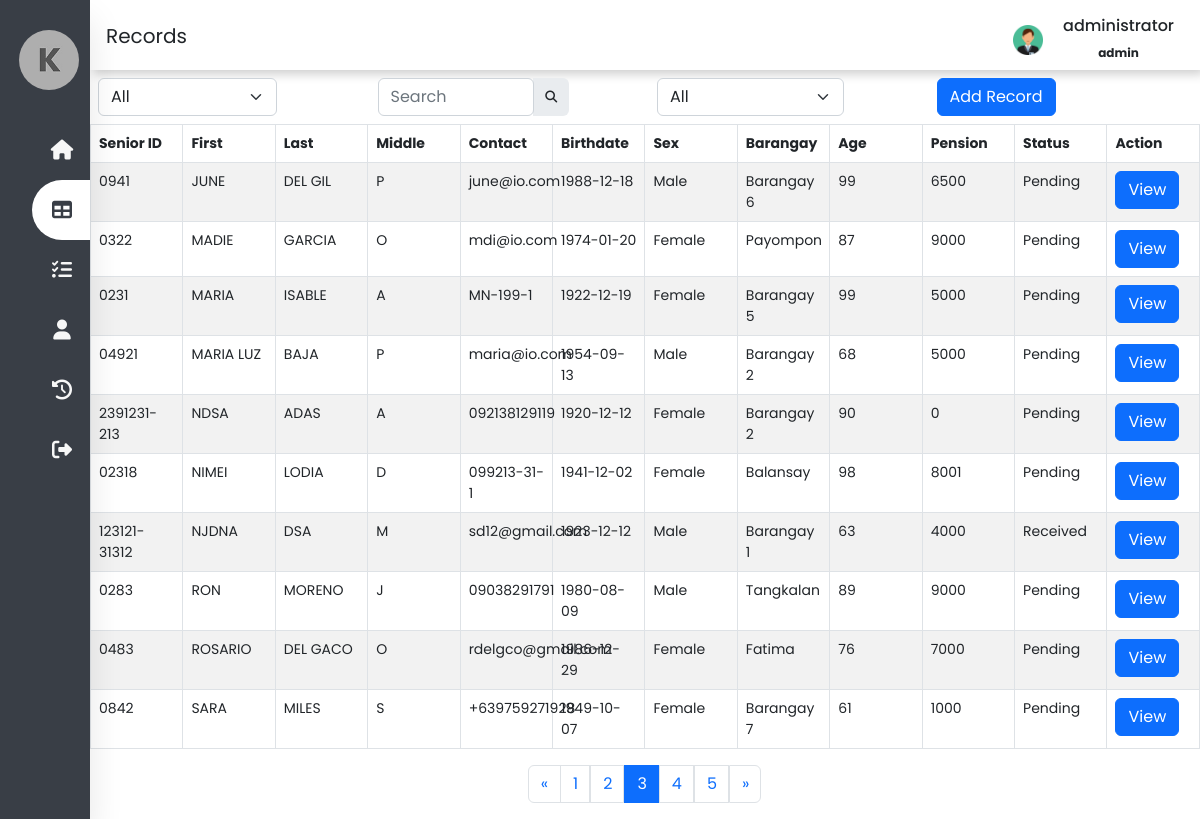
/deprecated/records.php?page=3 (signed in), run on the app's committed database.
### tables this page shows
CREATE TABLE `tbl_records` (
  `id` int(11) NOT NULL,
  `uid` varchar(150) NOT NULL,
  `fx_id` varchar(50) NOT NULL,
  `fx_firstname` varchar(50) NOT NULL,
  `fx_lastname` varchar(50) NOT NULL,
  `fx_middlename` varchar(50) NOT NULL,
  `fx_contact` varchar(150) NOT NULL,
  `fd_birthdate` date NOT NULL,
  `fx_gender` varchar(50) NOT NULL,
  `fx_barangay` varchar(150) NOT NULL,
  `fn_age` int(3) NOT NULL,
  `fn_pension` bigint(50) NOT NULL,
  `fn_status` varchar(50) NOT NULL,
  `life_status` varchar(150) NOT NULL,
  `fd_pension` date NOT NULL,
  `account_status` varchar(150) NOT NULL,
  `fx_pwd` varchar(50) NOT NULL,
  `fd_started` date NOT NULL,
  `fx_remarks` varchar(150) NOT NULL,
  `fd_remarks` date NOT NULL,
  `fx_remove` varchar(10) NOT NULL
);

### deprecated/records.php (the view, shortened to what this page needs)
<?php
include('conn/connection.php');
$limit = isset($_SESSION['records-limit']) ? $_SESSION['records-limit'] : 10;
$page = isset($_GET['page']) ? $_GET['page'] : 1;
$paginationStart = ($page - 1) * $limit;
$records = $conn->query("SELECT * FROM tbl_records ORDER BY `tbl_records`.`fx_firstname` ASC LIMIT $paginationStart, $limit");
$allrecords = $records->fetch_all(MYSQLI_ASSOC);
$sql = $conn->query("SELECT count(id) AS id FROM tbl_records");
$custCount = $sql->fetch_all(MYSQLI_ASSOC);
$allRecrods = $custCount[0]['id'];
$totoalPages = ceil($allRecrods / $limit);
$prev = $page - 1;
$next = $page + 1;
if (isset($_SESSION['user_id']) && isset($_SESSION['user_name'])) {
?>
<!DOCTYPE html>
<html lang="en">
<head>
    <link href="https://cdn.jsdelivr.net/npm/bootstrap@5.2.2/dist/css/bootstrap.min.css" rel="stylesheet">
    <link rel="stylesheet" type="text/css" href="css/g_style.css">
    <link rel="stylesheet" type="text/css" href="css/records_style.css">
    <link rel="stylesheet" href="https://cdnjs.cloudflare.com/ajax/libs/font-awesome/6.2.0/css/all.min.css">
</head>
<body>
    <nav class="side-nav">
        <ul>
            <li>
                <a href="#" class="logo">
                    <img src="media/logo.jpg" alt="logo">
                </a>
            </li>
            <li><a href="dashboard.php" id="nav-list">
                    <i class="fas fa-home"></i>
                </a></li>
            <li><a href="#" class="active" id="nav-list">
                    <i class="fas fa-table"></i>
                </a></li>
            <li><a href="reports.php" id="nav-list">
                    <i class="fas fa-tasks"></i>
                </a></li>
            <li><a href="#" id="nav-list">
                    <i class="fas fa-user"></i>
                </a></li>
            <li><a href="activities.php" id="nav-list">
                    <i class="fas fa-solid fa-clock-rotate-left"></i>
                </a></li>
            <li><a href="function/logout.php" class="logout" id="nav-list">
                    <i class="fas fa-sign-out-alt"></i>
                </a></li>
        </ul>
    </nav>
    <div class="main-content">
        <header>
            <div class="header-title">
                <h2>
                    <label for="">
                        Records
                </h2>
            </div>
            <div class="user-wrapper">
                <img src="media/male.png" width="30px" height="30px" alt="user">
                <div>
                    <h6><span class="nav-item"><?php echo $_SESSION['user_name']; ?></span></h6>
                    <p><span class="nav-item"><?php echo $_SESSION['user_level']; ?></span></p>
                </div>
            </div>
        </header>
        <div class="container p-2">
            <div class="row" id="tbl_header">
                <div class="div-2 col-sm">
                    <select class="form-select" style="width: auto;">
                        <option>All</option>
                    </select>
                </div>
                <div class="div-1 col-sm">
                    <div class="input-group rounded w-75">
                        <input type="search" class="form-control rounded" placeholder="Search" aria-label="Search"
                            aria-describedby="search-addon" />
                        <span class="input-group-text border-0" id="search-addon">
                            <i class="fas fa-search"></i>
                        </span>
                    </div>
                </div>
                <div class="div-2.1 col-sm">
                    <select class="form-select" id="bselect" style="width: auto;">
                        <option>All</option>
                    </select>
                </div>
                <div class="div-3 col-sm">
                    <button type="button" class="btn btn-primary" data-bs-toggle="modal" data-bs-target="#myModal">Add
                        Record</button>
                </div>
            </div>
        </div>
        <div class="table-div t-1" id="container">
            <table id="datatable" class="table table-striped table-bordered">
                <thead>
                    <tr>
                        <th scope="col">Senior ID</th>
                        <th scope="col">First</th>
                        <th scope="col">Last</th>
                        <th scope="col">Middle</th>
                        <th scope="col">Contact</th>
                        <th scope="col">Birthdate</th>
                        <th scope="col">Sex</th>
                        <th scope="col">Barangay</th>
                        <th scope="col">Age</th>
                        <th scope="col">Pension</th>
                        <th scope="col">Status</th>
                        <th scope="col">Action</th>
                    </tr>
                </thead>
                <tbody>
                    <?php foreach($allrecords as $row) :  ?>
                    <tr>
                        <td id="sid"> <?php echo $row['fx_id']; ?> </td>
                        <td> <?php echo $row['fx_firstname']; ?> </td>
                        <td> <?php echo $row['fx_lastname']; ?> </td>
                        <td> <?php echo $row['fx_middlename']; ?> </td>
                        <td> <?php echo $row['fx_contact']; ?> </td>
                        <td> <?php echo $row['fd_birthdate']; ?> </td>
                        <td> <?php echo $row['fx_gender']; ?> </td>
                        <td> <?php echo $row['fx_barangay']; ?> </td>
                        <td> <?php echo $row['fn_age']; ?> </td>
                        <td> <?php echo $row['fn_pension']; ?> </td>
                        <td> <?php echo $row['fn_status']; ?> </td>
                        <td> <button id='<?php echo $row['fx_id']; ?>' class="view btn btn-primary"
                                style="width: auto;">View</button></td>
                    </tr>
                    <?php endforeach; ?>
                </tbody>
            </table>
        </div>
        <div class="d-flex justify-content-center">
            <ul class="pagination">
                <li class="page-item <?php if($page <= 1){ echo 'disabled'; } ?>">
                    <a class="page-link w-100"
                        href="<?php if($page <= 1){ echo '#'; } else { echo "?page=" . $prev; } ?>">
                        <span aria-hidden="true">&laquo;</span>
                    </a>
                </li>
                <?php for($i = 1; $i <= $totoalPages; $i++ ): ?>
                <li class="page-item <?php if($page == $i) {echo 'active'; } ?>">
                    <a class="page-link w-100" href="records.php?page=<?= $i; ?>"> <?= $i; ?> </a>
                </li>
                <?php endfor; ?>
                <li class="page-item <?php if($page >= $totoalPages) { echo 'disabled'; } ?>">
                    <a class="page-link w-100"
                        href="<?php if($page >= $totoalPages){ echo '#'; } else {echo "?page=". $next; } ?>">
                        <span aria-hidden="true">&raquo;</span>
                    </a>
                </li>
            </ul>
        </div>
    </div>
</body>
</html>
<?php
}else{
    header("Location: index.php");
    exit();
}
?>

### css/g_style.css (style rules this page uses)
:root { --main-color:#393E46; --secondary-color: #6D9886; --next-color: #F2E7D5; --last-color: #F7F7F7; --gray: #808080; }
* { margin: 0; padding: 0; outline: none; list-style: none; box-sizing: border-box; text-decoration: none; font-family: "Poppins", sans-serif; }
body { background: #fff; }
.side-nav { position: fixed; top: 0; bottom: 0; height: 100%; background: var(--main-color); width: 90px; z-index: 999; overflow: hidden; transition: width 0.2s linear; box-shadow: 0 20px 35px rgba(0, 0, 0, 0.1); }
.logo { text-align: center; transition: all 0.5s ease; margin: 20px 0 20px -75px; }
.logo img { width: 60px; height: 60px; border-radius: 50%; }
.side-nav a { position: relative; color: rgb(85, 83, 83); font-size: 14px; text-decoration: none; color: var(--last-color); display: table; width: 300px; padding: 10px; }
li i { position: relative; width: 40px; height: 40px; top: 10px; color: var(--last-color); font-size: 20px; text-align: center; }
.nav-item { position: relative; top: 12px; margin-left: 20px; }
li a.active { background: #fff; color: var(--main-color); border-radius: 30px 0 0 30px; }
a.active i { color: var(--main-color); }
.logout { position: absolute; bottom: 0; }
.main-content { padding: 0 0 0 90px; }
header { display: flex; justify-content: space-between; padding: 1rem; width: 100%; height: 70px; box-shadow: 4px 4px 10px rgba(0, 0, 0, 0.2); }
.header-title { transform: translateY(20%); }
.header-title h2 { font-size: 20px; font-weight:400; }
.user-wrapper { display: flex; margin-right: 10px; align-items: center; }
.user-wrapper div p { text-align: center; font-size: 12px; font-weight: bold; }
.user-wrapper img { margin-top: 10px; }
table { table-layout:fixed; }
.table td { font-size: 14px; }
.table th { font-size: 14px; }

### css/records_style.css (style rules this page uses)
:root { --main-color: #393E46; --secondary-color: #6D9886; --next-color: #F2E7D5; --last-color: #F7F7F7; --gray: #808080; }
.input-group-text { font-size: 12px; }

### data on the page
tbl_records: fx "0941", fx_firstname "JUNE", fx_lastname "DEL GIL", fx_middlename "P", fx_contact "june@io.com", fd_birthdate "1988-12-18", fx_gender "Male", fx_barangay "Barangay 6", fn_age "99", fn_pension "6500", fn_status "Pending"
tbl_records: fx "0322", fx_firstname "MADIE", fx_lastname "GARCIA", fx_middlename "O", fx_contact "mdi@io.com", fd_birthdate "1974-01-20", fx_gender "Female", fx_barangay "Payompon", fn_age "87", fn_pension "9000", fn_status "Pending"
tbl_records: fx "0231", fx_firstname "MARIA", fx_lastname "ISABLE", fx_middlename "A", fx_contact "MN-199-1", fd_birthdate "1922-12-19", fx_gender "Female", fx_barangay "Barangay 5", fn_age "99", fn_pension "5000", fn_status "Pending"
tbl_records: fx "04921", fx_firstname "MARIA LUZ", fx_lastname "BAJA", fx_middlename "P", fx_contact "maria@io.com", fd_birthdate "1954-09-13", fx_gender "Male", fx_barangay "Barangay 2", fn_age "68", fn_pension "5000", fn_status "Pending"
tbl_records: fx "2391231-213", fx_firstname "NDSA", fx_lastname "ADAS", fx_middlename "A", fx_contact "092138129119", fd_birthdate "1920-12-12", fx_gender "Female", fx_barangay "Barangay 2", fn_age "90", fn_pension "0", fn_status "Pending"
tbl_records: fx "02318", fx_firstname "NIMEI", fx_lastname "LODIA", fx_middlename "D", fx_contact "099213-31-1", fd_birthdate "1941-12-02", fx_gender "Female", fx_barangay "Balansay", fn_age "98", fn_pension "8001", fn_status "Pending"
tbl_records: fx "123121-31312", fx_firstname "NJDNA", fx_lastname "DSA", fx_middlename "M", fx_contact "sd12@gmail.com", fd_birthdate "1923-12-12", fx_gender "Male", fx_barangay "Barangay 1", fn_age "63", fn_pension "4000", fn_status "Received"
tbl_records: fx "0283", fx_firstname "RON", fx_lastname "MORENO", fx_middlename "J", fx_contact "09038291791", fd_birthdate "1980-08-09", fx_gender "Male", fx_barangay "Tangkalan", fn_age "89", fn_pension "9000", fn_status "Pending"
tbl_records: fx "0483", fx_firstname "ROSARIO", fx_lastname "DEL GACO", fx_middlename "O", fx_contact "rdelgco@gmail.com", fd_birthdate "1986-12-29", fx_gender "Female", fx_barangay "Fatima", fn_age "76", fn_pension "7000", fn_status "Pending"
tbl_records: fx "0842", fx_firstname "SARA", fx_lastname "MILES", fx_middlename "S", fx_contact "+639759271928", fd_birthdate "1949-10-07", fx_gender "Female", fx_barangay "Barangay 7", fn_age "61", fn_pension "1000", fn_status "Pending"

### other printed values
$_SESSION['user_name'] "administrator"
$_SESSION['user_level'] "admin"
